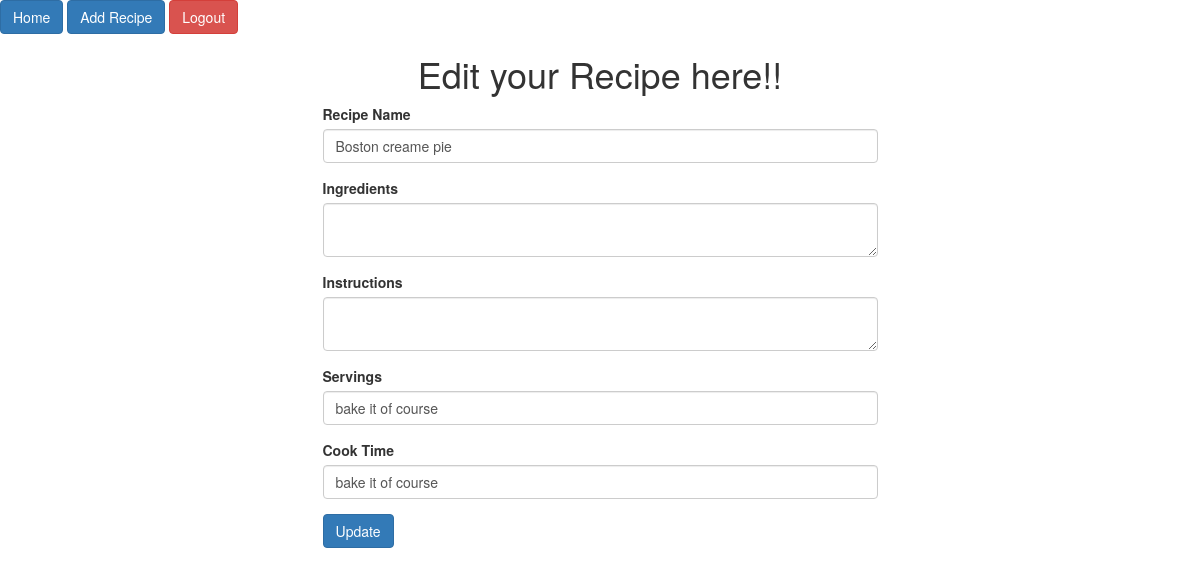
The page /edit_page/7 (signed in) on the database its author committed.
### user_recipe_app/models.py (models this page shows)
class Recipe(models.Model):
    recipe_name = models.CharField(max_length=255)
    recipe_ingredients = models.TextField()
    recipe_instructions = models.TextField()
    recipe_servings = models.TextField()
    recipe_cook_time = models.TextField()
    created_by_user = models.ForeignKey(User, related_name="recipes", on_delete=models.CASCADE, null=True)
    created_at = models.DateTimeField(auto_now_add=True)
    updated_at = models.DateTimeField(auto_now=True)
    objects = RecipeManager()

### user_recipe_app/views.py (the view)
# urls.py: path('edit_page/<int:recipe_id>', views.update_page, name='update_page'),
def update_page(request, recipe_id):
    if 'user_id' not in request.session:
        return redirect('/')
    this_user = User.objects.filter(id=request.session['user_id'])
    this_recipe = Recipe.objects.filter(id=recipe_id)
    context = {
        'user': this_user[0],
        'one_recipe': this_recipe[0],
    }
    return render(request, 'update_recipe.html', context)

### user_recipe_app/templates/update_recipe.html (shortened to what this page needs)
<!DOCTYPE html>
<html lang="">
    <head>
        <link href="https://maxcdn.bootstrapcdn.com/bootstrap/3.3.7/css/bootstrap.min.css" rel="stylesheet">
    </head>
    <body>
        <nav>
            <a class="btn btn-primary" href="/dashboard">Home</a>
            <a class="btn btn-primary" href="/add_recipe">Add Recipe</a>
            <a class="btn btn-danger" href="/logout" >Logout</a>
        </nav>
        <h1 class="text-center">Edit your Recipe here!!</h1>
        <div class="container">
            <div class="row">
                <div class="col-md-6 col-md-offset-3">
                    <form action="/update_recipe/{{one_recipe.id}}" method="POST" >
                        <div class="form-group">
                            <label for="recipe_name">Recipe Name</label>
                            <input type="text" name="recipe_name" value="{{one_recipe.recipe_name}}" class="form-control" >
                        </div>
                        <div class="form-group">
                            <label for="recipe_ingredients">Ingredients</label>
                            <textarea name="recipe_ingredients" value="{{one_recipe.recipe_ingredients}}" class="form-control"></textarea>
                        </div>
                        <div class="form-group">
                            <label for="recipe_instructions">Instructions</label>
                            <textarea name="recipe_instructions" value="{{one_recipe.recipe_instructions}}" class="form-control"></textarea>
                        </div>
                        <div class="form-group">
                            <label for="recipe_servings">Servings</label>
                            <input type="text" name="recipe_servings" value="{{one_recipe.recipe_servings}}" class="form-control">
                        </div>
                        <div class="form-group">
                            <label for="recipe_cook_time">Cook Time</label>
                            <input type="text" name="recipe_cook_time" value="{{one_recipe.recipe_cook_time}}" class="form-control">
                        </div>
                        <button type="submit" class="btn btn-primary">Update</button>
                    </form>
                </div>
            </div>
        </div>
    </body>
</html>

### rows shown on the page
Recipe: recipe_name "Boston creame pie", recipe_servings "bake it of course", recipe_cook_time "bake it of course"
